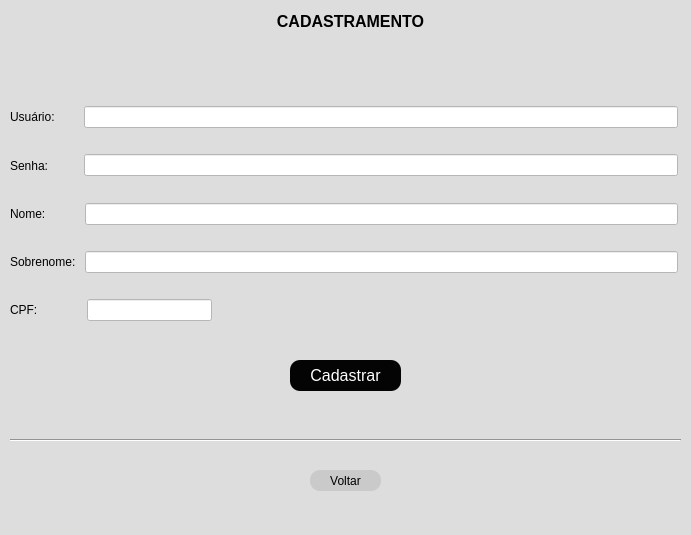
<?xml version="1.0" encoding="UTF-8"?>
<ui version="4.0">
 <class>MainWindow</class>
 <widget class="QMainWindow" name="MainWindow">
  <property name="geometry">
   <rect>
    <x>0</x>
    <y>0</y>
    <width>691</width>
    <height>535</height>
   </rect>
  </property>
  <property name="minimumSize">
   <size>
    <width>691</width>
    <height>535</height>
   </size>
  </property>
  <property name="maximumSize">
   <size>
    <width>691</width>
    <height>535</height>
   </size>
  </property>
  <property name="windowTitle">
   <string>MainWindow</string>
  </property>
  <property name="styleSheet">
   <string notr="true">background-color: rgb(221, 221, 221);</string>
  </property>
  <widget class="QWidget" name="centralwidget">
   <widget class="QPushButton" name="btn_cadastrar">
    <property name="geometry">
     <rect>
      <x>290</x>
      <y>360</y>
      <width>111</width>
      <height>31</height>
     </rect>
    </property>
    <property name="font">
     <font>
      <pointsize>12</pointsize>
     </font>
    </property>
    <property name="cursor">
     <cursorShape>PointingHandCursor</cursorShape>
    </property>
    <property name="styleSheet">
     <string notr="true">QPushButton{
color: rgb(255, 255, 255);
	background-color: rgb(4, 4, 4);
border-radius: 10px;
}

QPushButton:hover{
background-color: rgb(255, 255, 255);
	color: rgb(0, 0, 0);
}</string>
    </property>
    <property name="text">
     <string>Cadastrar</string>
    </property>
   </widget>
   <widget class="Line" name="line">
    <property name="geometry">
     <rect>
      <x>10</x>
      <y>430</y>
      <width>671</width>
      <height>20</height>
     </rect>
    </property>
    <property name="orientation">
     <enum>Qt::Horizontal</enum>
    </property>
   </widget>
   <widget class="QPushButton" name="btn_voltar">
    <property name="geometry">
     <rect>
      <x>310</x>
      <y>470</y>
      <width>71</width>
      <height>21</height>
     </rect>
    </property>
    <property name="cursor">
     <cursorShape>PointingHandCursor</cursorShape>
    </property>
    <property name="styleSheet">
     <string notr="true">QPushButton{
	color: rgb(0, 0, 0);
	background-color: rgb(202, 202, 202);
border-radius: 10px;
}

QPushButton:hover{
background-color: rgb(122, 122, 122);
color: rgb(255, 255, 255);

}</string>
    </property>
    <property name="text">
     <string>Voltar</string>
    </property>
   </widget>
   <widget class="QWidget" name="">
    <property name="geometry">
     <rect>
      <x>10</x>
      <y>0</y>
      <width>681</width>
      <height>331</height>
     </rect>
    </property>
    <layout class="QVBoxLayout" name="verticalLayout">
     <item>
      <layout class="QHBoxLayout" name="horizontalLayout">
       <item>
        <widget class="QLabel" name="label_4">
         <property name="text">
          <string/>
         </property>
        </widget>
       </item>
       <item>
        <widget class="QLabel" name="label">
         <property name="font">
          <font>
           <pointsize>12</pointsize>
           <weight>75</weight>
           <bold>true</bold>
          </font>
         </property>
         <property name="text">
          <string>CADASTRAMENTO</string>
         </property>
         <property name="alignment">
          <set>Qt::AlignCenter</set>
         </property>
        </widget>
       </item>
       <item>
        <widget class="QLabel" name="label_3">
         <property name="text">
          <string/>
         </property>
        </widget>
       </item>
      </layout>
     </item>
     <item>
      <widget class="QLabel" name="label_2">
       <property name="text">
        <string/>
       </property>
      </widget>
     </item>
     <item>
      <layout class="QHBoxLayout" name="horizontalLayout_2">
       <item>
        <widget class="QLabel" name="label_5">
         <property name="text">
          <string>Usuário:       </string>
         </property>
        </widget>
       </item>
       <item>
        <widget class="QLineEdit" name="txt_usuario">
         <property name="styleSheet">
          <string notr="true">background-color: rgb(255, 255, 255);</string>
         </property>
        </widget>
       </item>
       <item>
        <widget class="QLabel" name="label_10">
         <property name="text">
          <string/>
         </property>
        </widget>
       </item>
      </layout>
     </item>
     <item>
      <layout class="QHBoxLayout" name="horizontalLayout_3">
       <item>
        <widget class="QLabel" name="label_6">
         <property name="text">
          <string>Senha:         </string>
         </property>
        </widget>
       </item>
       <item>
        <widget class="QLineEdit" name="txt_senha">
         <property name="styleSheet">
          <string notr="true">background-color: rgb(255, 255, 255);</string>
         </property>
         <property name="echoMode">
          <enum>QLineEdit::Password</enum>
         </property>
        </widget>
       </item>
       <item>
        <widget class="QLabel" name="label_11">
         <property name="text">
          <string/>
         </property>
        </widget>
       </item>
      </layout>
     </item>
     <item>
      <layout class="QHBoxLayout" name="horizontalLayout_4">
       <item>
        <widget class="QLabel" name="label_7">
         <property name="text">
          <string>Nome:          </string>
         </property>
        </widget>
       </item>
       <item>
        <widget class="QLineEdit" name="txt_nome">
         <property name="styleSheet">
          <string notr="true">background-color: rgb(255, 255, 255);</string>
         </property>
        </widget>
       </item>
       <item>
        <widget class="QLabel" name="label_12">
         <property name="text">
          <string/>
         </property>
        </widget>
       </item>
      </layout>
     </item>
     <item>
      <layout class="QHBoxLayout" name="horizontalLayout_5">
       <item>
        <widget class="QLabel" name="label_8">
         <property name="text">
          <string>Sobrenome: </string>
         </property>
        </widget>
       </item>
       <item>
        <widget class="QLineEdit" name="txt_sobrenome">
         <property name="styleSheet">
          <string notr="true">background-color: rgb(255, 255, 255);</string>
         </property>
        </widget>
       </item>
       <item>
        <widget class="QLabel" name="label_13">
         <property name="text">
          <string/>
         </property>
        </widget>
       </item>
      </layout>
     </item>
     <item>
      <layout class="QHBoxLayout" name="horizontalLayout_6">
       <item>
        <widget class="QLabel" name="label_9">
         <property name="text">
          <string>CPF:             </string>
         </property>
        </widget>
       </item>
       <item>
        <widget class="QLineEdit" name="lineEdit_5">
         <property name="styleSheet">
          <string notr="true">background-color: rgb(255, 255, 255);</string>
         </property>
        </widget>
       </item>
       <item>
        <widget class="QLabel" name="label_14">
         <property name="text">
          <string>                                                                                                                                              </string>
         </property>
        </widget>
       </item>
      </layout>
     </item>
    </layout>
   </widget>
  </widget>
  <widget class="QMenuBar" name="menubar">
   <property name="geometry">
    <rect>
     <x>0</x>
     <y>0</y>
     <width>691</width>
     <height>21</height>
    </rect>
   </property>
  </widget>
  <widget class="QStatusBar" name="statusbar"/>
 </widget>
 <resources/>
 <connections/>
</ui>
